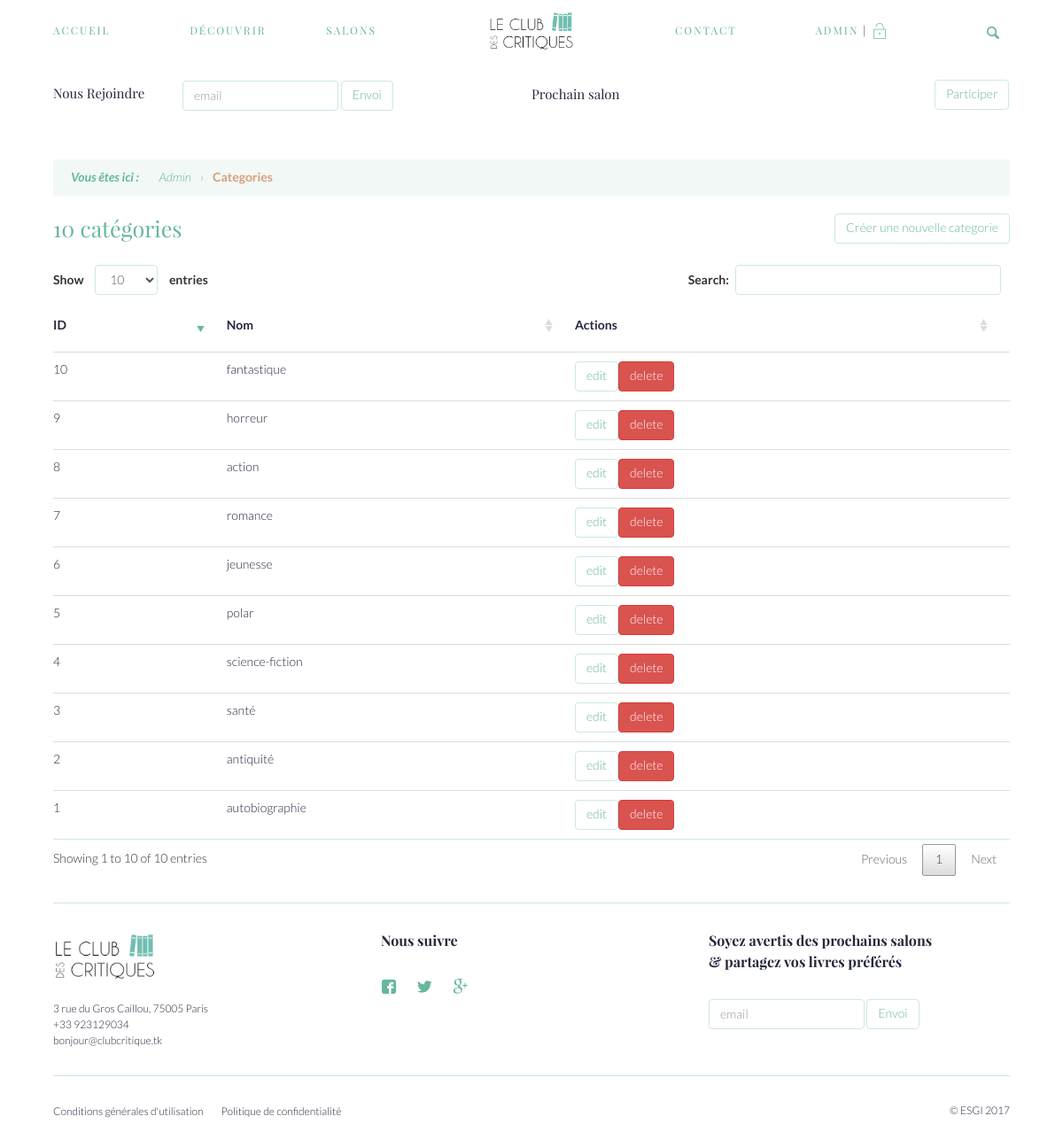
The app's page /admin/categories (signed in) with its own data.
### tables this page shows
CREATE TABLE `users` (
  `id` int(11) NOT NULL,
  `username` varchar(255) NOT NULL DEFAULT 'utilisateur',
  `email` varchar(255) NOT NULL,
  `password` varchar(255) NOT NULL,
  `description` varchar(255) NOT NULL,
  `picture` varchar(255) NOT NULL DEFAULT '/view/assets/img/no-preview.png',
  `isAdmin` int(11) NOT NULL DEFAULT '0'
);

CREATE TABLE `categories` (
  `id` int(11) NOT NULL,
  `name` varchar(255) NOT NULL
);

CREATE TABLE `custom_items` (
  `id` int(11) NOT NULL,
  `name` varchar(255) NOT NULL,
  `content` longtext NOT NULL,
  `is_footer_link` int(11) NOT NULL,
  `is_draft` int(11) NOT NULL
);

### model/autoloader.php (called while the page is built)
<?php
spl_autoload_register(function ($class) {
  if(file_exists( $_SERVER['DOCUMENT_ROOT'] . '/controller/facebook/' . $class . '.php')){
      return require( $_SERVER['DOCUMENT_ROOT'] . '/controller/facebook/' . $class . '.php');
  }else if(file_exists( $_SERVER['DOCUMENT_ROOT'] . '/model/facebook/' . $class . '.php')){
      return require( $_SERVER['DOCUMENT_ROOT'] . '/model/facebook/' . $class . '.php');
  }else if(file_exists( $_SERVER['DOCUMENT_ROOT'] . '/controller/' . $class . '.php')){
      return require( $_SERVER['DOCUMENT_ROOT'] . '/controller/' . $class . '.php');
  }else if(file_exists( $_SERVER['DOCUMENT_ROOT'] . '/model/' . $class . '.php')){
      return require( $_SERVER['DOCUMENT_ROOT'] . '/model/' . $class . '.php');
  }else if(file_exists( $_SERVER['DOCUMENT_ROOT'] . '/config/' . $class . '.php')){
      return require( $_SERVER['DOCUMENT_ROOT'] . '/config/' . $class . '.php');
  }
});

### model/Database.php (called while the page is built, shortened)
<?php
class Database{
  protected $db;
  public function __construct(){
    if(!$this->db){
      $this->db = new PDO('mysql:host='.DB_CONFIG::DB_HOST.';dbname='.DB_CONFIG::DB_NAME.'', DB_CONFIG::DB_UN, DB_CONFIG::DB_PWD);
      $this->db->setAttribute(PDO::ATTR_ERRMODE, PDO::ERRMODE_EXCEPTION);
    };
  }
  public function getPreparedStatement($action, $table, $data){
    if($action === "save"){
      $query = "INSERT INTO ";
      $query .= $table . " (";
      $i = 0; $count = count($data) - 1;
      for($u = 0; $u < 2; $u++){
        foreach ($data as $columnName => $value) {
          if($i !== 0 && $i !== $count+1){
            $query .= ", ";
          }
          if($u === 1){
            if($i === $count+1){
              $query .= ") VALUES (";
            }
            $query .= $columnName;
            if($i === ($count * 2)+1 ){
              $query .= ")";
            }
          }else{
            $query .= ltrim($columnName, ':');
          }
          $i++;
        }
      }
    }
    else if($action === "get"){
      $query = "SELECT * FROM ";
      $query .= $table . " WHERE ";
      $i = 0;
      foreach ($data as $columnName => $value) {
        if($i !== 0){
          $query .= " AND ";
        }
        $query .= ltrim($columnName, ':')." = ".$columnName;
        $i++;
      }
    }
    return $this->db->prepare($query);
  }
  public function get($table, $data){
    $this->sql = SELF::getPreparedStatement("get", $table, $data);
    $this->sql->execute($data);
    return $this->sql->fetch(PDO::FETCH_ASSOC);
  }
  public function getAllWhere($table, $data){
    $this->sql = SELF::getPreparedStatement("get", $table, $data);
    $this->sql->execute($data);
    return $this->sql->fetchAll(PDO::FETCH_ASSOC);
  }
  public function getAll($table){
    $this->sql = $this->db->prepare("SELECT * FROM ".$table);
    $this->sql->execute();
    return $this->sql->fetchAll(PDO::FETCH_ASSOC);
  }
  public function getCustom($req){
    $this->sql = $this->db->prepare($req);
    $this->sql->execute();
    return $this->sql->fetch(PDO::FETCH_ASSOC);
  }
}

### controller/User.php (called while the page is built, shortened)
<?php
class User{
  protected $db;
  public function __construct(){
    if(!$this->db){
      $this->db = new Database();
    }
  }
  public function get($id){
    return $this->db->get("users", [ ":id" => $id ]);
  }
}

### controller/Salons.php (called while the page is built, shortened)
<?php
class Salons{
  protected $db;
  public function __construct(){
    if(!$this->db){
      $this->db = new Database();
    }
  }
  public function getNextSalon(){
    $req1 = $this->db->getCustom("SELECT salons.* FROM salons WHERE running = 1");
    if($req1){
      return $req1;
    }else{
      return $this->db->getCustom("
        SELECT * FROM salons
        WHERE salons.date > NOW()
          AND work_isdeleted = 0
        ORDER BY salons.date ASC");
    }
  }
}

### controller/Category.php (called while the page is built, shortened)
<?php
class Category{
  protected $db;
  public function __construct(){
    if(!$this->db){
      $this->db = new Database();
    }
  }
  public function getAll(){
    return $this->db->getAll("categories");
  }
}

### controller/Page.php (called while the page is built, shortened)
<?php
class Page{
  protected $db;
  public function __construct(){
    if(!$this->db){
      $this->db = new Database();
    }
  }
  public function getOne($id){
    return $this->db->get("custom_items", [':id' => $id]);
  }
  public function getPages(){
    return $this->db->getAllWhere("custom_items", [':is_footer_link' => 1, ':is_draft' => 0]);
  }
}

### view/layout/admin/categories/list.php (the view, shortened to what this page needs)
<div class="row">
  <div class="col-sm-8">
    <h1 class="intermediate_title">
      <?= $countCats; ?> catégorie<?= ($countCats > 1) ? 's' : ''; ?>
    </h1>
  </div>
  <div class="col-sm-4 align-right">
    <a class="btn btn-primary" href="<?= $root;?>/admin/categories/new">Créer une nouvelle categorie</a>
  </div>
</div>
<div class="table-responsive">
  <table class="table data-table">
    <thead>
      <tr>
        <th>
          ID
        </th>
        <th>
          Nom
        </th>
        <th>
          Actions
        </th>
      </tr>
    </thead>
    <tbody>
    <?php
      foreach ($cats as $key => $cat) {
    ?>
      <tr>
        <td>
          <?= isset($cat['id']) ? $cat['id'] : ''; ?>
        </td>
        <td>
          <?= isset($cat['name']) ? $cat['name'] : ''; ?>
        </td>
        <td>
          <form id="deletecat_<?= $cat['id']; ?>" action="<?= $root; ?>/processes/deletecat" method="post" onsubmit="event.preventDefault();"><a class="btn btn-primary" href="<?= $root.'/admin/categories/'.$cat['id'].'/edit'; ?>">edit</a><input type="hidden" name="id" value="<?= $cat['id']; ?>"><input type="submit" class="btn btn-danger" onclick="confirmDelete(<?= $cat['id']; ?>)" value="delete"></form>
        </td>
      </tr>
    <?php
      }
    ?>
    </tbody>
  </table>
</div>

### view/layout/includes/nav.php (shortened to what this page needs)
<nav id="main-nav" class="nav">
    <div class="col-md-2 nav_center">
        <a href="<?= $root; ?>/home"><img src="<?= $root; ?>/view/assets/img/logo.png" /></a>
    </div>
    <div class="responsiveListLinks row">
        <div class="col-md-5 col-sm-12 nav_left">
            <ul class="row">
                <li class="col-md-4 col-sm-12">
                    <a href="<?= $root; ?>/home" <?= (!isset($_GET['cat']) && $_GET["p"] === "home") ? 'class="active"' : ''; ?>>Accueil</a>
                </li>
                <li class="col-md-4 col-sm-12">
                    <a href="<?= $root; ?>/discover" <?= (!isset($_GET['cat']) && $_GET["p"] === "discover") ? 'class="active"' : ''; ?>>Découvrir</a>
                </li>
                <li class="col-md-4 col-sm-12">
                    <a href="<?= $root; ?>/salons" <?= (!isset($_GET['cat']) && $_GET["p"] === "salons") ? 'class="active"' : ''; ?>>Salons</a>
                </li>
            </ul>
        </div>
        <div class="col-md-5 col-sm-12 nav_right col-md-offset-2">
            <ul class="row">
                <li class="col-md-4 col-sm-12">
                    <a href="<?= $root; ?>/contact" <?= (!isset($_GET['cat']) && $_GET["p"] === "contact") ? 'class="active"' : ''; ?>>Contact</a>
                </li>
                <li class="col-md-6 col-sm-12 dropdown align-center">
                <?php
                    if(!isset($_SESSION['loggedin'])){
                ?>
                    <a href="<?= $root.'/login'?>" <?= ($_GET["p"] === "login") ? 'class="active"' : ''; ?>>Compte</a>
                <?php
                    }else{
                ?>
                    <a href="<?= $root.'/user/'.$curr_user['id']; ?>" <?= ($_GET["p"] === "user" && $_GET['id'] === $curr_user['id']) ? 'class="active"' : ''; ?>> <?= $curr_user['username']; ?></a>
                    | <a href="<?= $root; ?>/processes/logout" class="logout icon-locker-streamline-unlock"></a>
                <?php
                    }
                ?>
                </li>
            </ul>
        </div>
    </div>
    <a href="#" id="searchbar" class="<?= (isset($_GET['p']) && $_GET['p'] === 'search') ? 'icon-x' : 'icon-search'; ?>"></a>
</nav>
<nav id="secondary-nav" class="nav">
    <div class="nav_left">
        <h2 class="small_title">Nous Rejoindre</h2>
        <form class="form-inline" action="<?= $root; ?>/processes/newuser" method="post">
            <input class="form-control" name="email" type="text" placeholder="email">
            <button type="submit" class="btn btn-primary sm">Envoi</button>
        </form>
    </div>
    <div class="nav_right">
        <h2 class="small_title">Prochain salon</h2>
            <?php
                $nextSalon = $salons->getNextSalon();
                ?>
        <a class="btn btn-primary" href="<?= $root; ?>/salons/<?= $nextSalon['id']; ?>">Participer</a>
    </div>
</nav>

### view/layout/includes/footer.php
<footer class="footer">
  <div class="top">
    <div class="row">
      <div class="col-md-4 col-sm-12 identity">
        <img src="<?= $root; ?>/view/assets/img/logo.png">
        <?php $footer = $pages->getOne(4); ?>
        <?= ($footer['content']) ? html_entity_decode($footer['content']) : ''?>
      </div>
      <div class="col-md-4 col-sm-12 follow">
        <h4 class="footer_title">Nous suivre</h4>
        <?php $footer = $pages->getOne(3); ?>
        <?= ($footer['content']) ? html_entity_decode($footer['content']) : ''?>
      </div>
      <div class="col-md-4 col-sm-12 newsletter">
        <h4 class="footer_title">Soyez avertis des prochains salons <br>&amp; partagez vos livres préférés</h4>
        <form class="form-inline" action="<?= $root; ?>/processes/newuser" method="post">
            <input class="form-control" type="text" name="email" placeholder="email">
            <button type="submit" class="btn btn-primary sm">Envoi</button>
        </form>
      </div>
    </div>
  </div>
  <nav class="bottom">
    <div class="row">
      <ul class="col-md-8 col-sm-12">
        <?php
          $footer_links = $pages->getPages();
          foreach ($footer_links as $key => $link) {
            echo '<li><a href="'.$root.'/page/'.$link['id'].'">'.$link['name'].'</a></li>';
          }
        ?>
      </ul>
      <div class="col-md-4 col-sm-12">
        &copy; ESGI 2017
      </div>
    </div>
  </nav>
</footer>
</body>
</html>

### records on screen
users: username "ADMIN"
categories: id "1", name "autobiographie"
categories: id "2", name "antiquité"
categories: id "3", name "santé"
categories: id "4", name "science-fiction"
categories: id "5", name "polar"
categories: id "6", name "jeunesse"
categories: id "7", name "romance"
categories: id "8", name "action"
categories: id "9", name "horreur"
categories: id "10", name "fantastique"
custom_items: content "3 rue du Gros Caillou, 75005 Paris +33 923129034 bonjour@clubcritique.tk"
custom_items: name "Conditions générales d'utilisation"
custom_items: name "Politique de confidentialité"

### other values on screen
$pag "Admin"
$pag "Categories"
$countCats "10"
